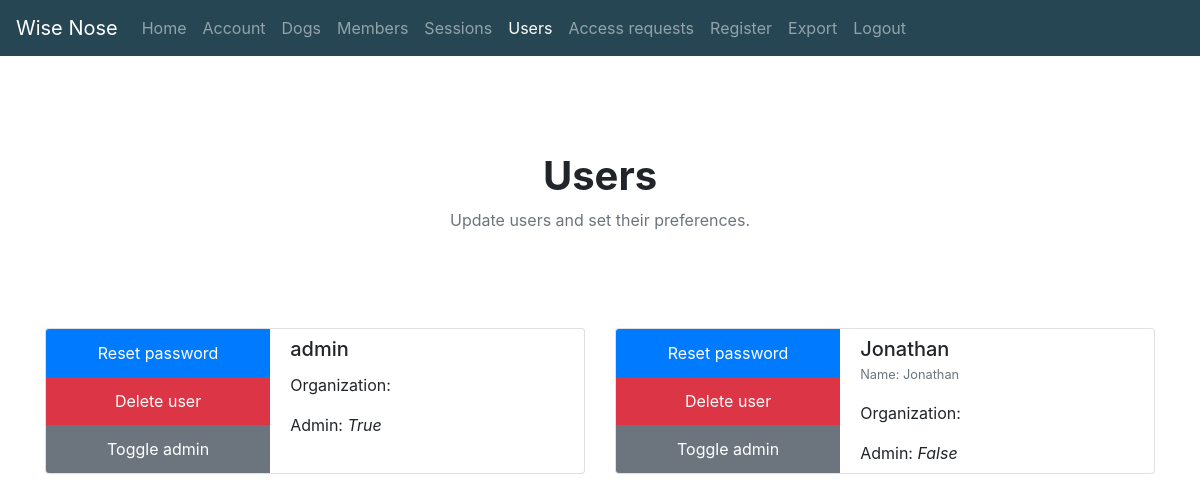
Screenshot of /users (signed in) with the database file from the repository.
### app.py (models this page shows)
class User(db.Model, UserMixin):
    id = db.Column(db.Integer, primary_key=True)
    name = db.Column(db.String(256), nullable=True)
    username = db.Column(db.String(256), unique=True, nullable=False)
    email = db.Column(db.String(256), nullable=False)
    pw_hash = db.Column(db.String(256), nullable=False)
    admin = db.Column(db.Boolean, default=False)
    sessions = db.relationship("Session", back_populates="user")
    samples = db.relationship("Sample", back_populates="user")

### app.py (the view)
@app.route("/users")
def users():
    if current_user.is_authenticated:
        if current_user.admin:
            users = User.query.all()
            return render_template('users.html', users=users)
        flash('You need admin privileges to access this page!', 'danger')
        return redirect(url_for('home'))
    return redirect(url_for('login'))

### app.py (called while the page is built)
@login_manager.user_loader
def load_user(user_id):
    user = User.query.get(int(user_id))
    print("Loaded user: " + str(user))
    return user

@event.listens_for(Engine, "connect")
def set_sqlite_pragma(dbapi_connection, connection_record):
    cursor = dbapi_connection.cursor()
    cursor.execute("PRAGMA foreign_keys=ON")
    cursor.close()

### templates/users.html (shortened to what this page needs)
{% extends 'base.html' %}
{% block body %}
  <div class="user">
    <div class="row">
      <h1>Users</h1>
    </div>
    <div class="row">
      <p class="text-muted">Update users and set their preferences.</p>
    </div>
    <div class="row row-cols-1 row-cols-md-2 align-items-stretch">
      {% for user in users %}
        <div class="mb-4 col">
          <div class="card user-info-container">
            <div class="row no-gutters">
              <div class="col-md-5">
                <div class="list-group">
                  <a href="{{ url_for('change_pw', user_id=user.id) }}" class="list-group-item bg-primary">Reset password</a>
                  <a href="{{ url_for('delete_user', user_id=user.id) }}" class="list-group-item bg-danger">Delete user</a>
                  <a href="{{ url_for('toggle_admin', user_id=user.id) }}" class="list-group-item bg-secondary">Toggle admin</a>
                </div>
              </div>
              <div class="col-md-7">
                <div class="card-body">
                  {% if user.name != none %}
                    <h5 class="card-title username">{{ user.username }}</h5>
                    <p class="card-text"><small class="text-muted">Name: {{user.name}}</small></p>
                  {% else %}
                    <h5 class="card-title">{{ user.username }}</h5>
                  {% endif %}
                  <p class="card-text">Organization:</p>
                  <p class="card-text">Admin:<span class="font-italic"> {{ user.admin }}</span></p>
                </div>
              </div>
            </div>
          </div>
        </div>
      {% endfor %}
    </div>
  </div>
{% endblock %}

### static/css/theme.css (style rules this page uses)
body { min-height: 75rem; padding-top: 4.5rem; }
.card-title.username { margin: 0; }
.user { padding-top: 5rem; }
.user .row h1 { font-weight: bold; }
.user .row { justify-content: center; }
.user .row:nth-child(2) { margin-bottom: 5rem; text-align: center; }
.user-info-container { padding: 0; }
.user-info-container .card-body { padding-top: 0.5rem; padding-bottom: 0.5rem; }
.user-info-container .list-group-item { border: 0; color: white; text-decoration: none; }
.user-info-container .list-group { border-radius: calc(.25rem - 1px) calc(.25rem - 1px) 0 0 ; text-align: center; }
@media (min-width: 768px) { .user-info-container .list-group { border-radius: calc(.25rem - 1px) 0 0 calc(.25rem - 1px); } }

### rows the page displays
User: username "admin", admin "True"
User: username "Jonathan", name "Jonathan", admin "False"
